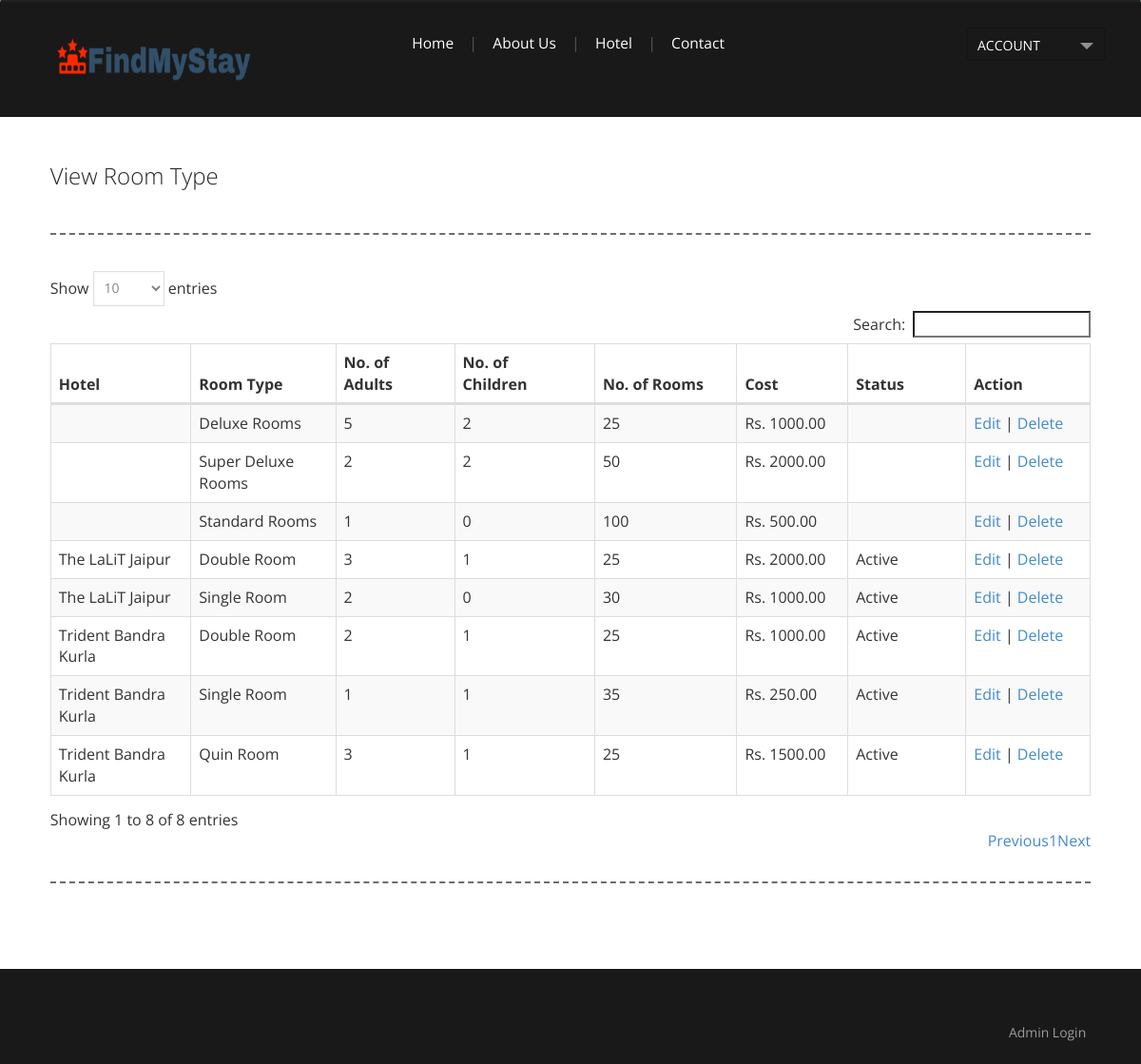
The page /viewroomtype.php on the database its author committed.
### tables this page shows
CREATE TABLE `room_type` (
  `room_typeid` int(10) NOT NULL,
  `hotel_id` int(10) NOT NULL,
  `room_type` varchar(25) NOT NULL,
  `max_adult` int(10) NOT NULL,
  `max_children` int(10) NOT NULL,
  `cost` float(10,2) NOT NULL,
  `no_of_room` int(11) NOT NULL,
  `status` varchar(10) NOT NULL
);

CREATE TABLE `hotel` (
  `hotel_id` int(10) NOT NULL,
  `location_id` int(10) NOT NULL,
  `hotel_name` varchar(100) NOT NULL,
  `hotel_type` varchar(20) NOT NULL COMMENT '1,2,3,4,5 star',
  `hotel_description` text NOT NULL,
  `hotel_address` text NOT NULL,
  `contactnumber` varchar(15) NOT NULL,
  `hotel_map` text NOT NULL,
  `hotel_pincode` varchar(10) NOT NULL,
  `hotel_policies` text NOT NULL,
  `status` varchar(10) NOT NULL
);

### viewroomtype.php (the view, shortened to what this page needs)
<?php
include("header.php");
?>
<div class="main_bg">
<div class="wrap">
	<div class="main">
		<div class="res_online">
			<h4>View Room Type</h4>
		</div>
			<div class="span_of_2">
				<table id="dataTables" class="table table-striped table-bordered" cellspacing="0" width="100%">
					<thead>
						<tr>
							<th>Hotel</th>
							<th>Room Type</th>
							<th>No. of <br>Adults</th>
							<th>No. of <br>Children</th>
							<th>No. of Rooms</th>
							<th>Cost</th>
							<th>Status</th>
							<th>Action</th>
						</tr>
					</thead>
					<tbody>
					<?php
					$sql = "SELECT * FROM room_type LEFT JOIN hotel ON room_type.hotel_id=hotel.hotel_id";
					$qsql = mysqli_query($con,$sql);
					while($rs = mysqli_fetch_array($qsql))
					{
						echo "<tr>
							<td>$rs[hotel_name]</td>
							<td>$rs[room_type]</td>
							<td>$rs[max_adult]</td>
							<td>$rs[max_children]</td>
							<td>$rs[no_of_room]</td>
							<td>Rs. $rs[cost]</td>
							<td>$rs[status]</td>
							<td> <a href='roomtype.php?editid=$rs[room_typeid]'>Edit</a> | <a href='viewroomtype.php?delid=$rs[room_typeid]' onclick='return confirmdelete()'>Delete</a></td>
						</tr>";
					}
					?>
					</tbody>
				</table>
			</div>
	</div>
</div>
</div>
<?php
include("datatable.php");
include("footer.php");
?>

### css/style.css (style rules this page uses)
html,body,div,span,applet,object,iframe,h1,h2,h3,h4,h5,h6,p,blockquote,pre,a,abbr,acronym,address,big,cite,code,del,dfn,em,img,ins,kbd,q,s,samp,small,strike,strong,sub,sup,tt,var,b,u,i,dl,dt,dd,ol,nav ul,nav li,fieldset,form,label,legend,caption,article,aside,canvas,details,embed,figure,figcaption,footer,header,hgroup,menu,nav,output,ruby,section,summary,time,mark,audio,video { margin:0;padding:0;border:0;font-size:100%;font:inherit;vertical-align:baseline; }
a { text-decoration:none; }
body { font-family: 'Open Sans', sans-serif; background:#ffffff; font-size: 100%; }
.wrap { margin:0 auto; width:80%; -moz-transition:all .2s linear; -webkit-transition:all .2s linear; -o-transition:all .2s linear; -ms-transition:all .2s linear; }
.main_bg { margin-top: -5px; background: #ffffff; }
.main { padding: 4% 2%; }
.res_online h4 { text-transform: capitalize; font-size: 1.5em; color: #252525; font-weight: 100; margin-bottom: 15px; }
.span_of_2 { padding: 4% 0; margin: 6% 0; border-bottom: 2px dashed rgb(109, 109, 109); border-top: 2px dashed rgb(109, 109, 109); }
@media only screen and (max-width: 1366px) { .wrap { width:95%; } }
@media only screen and (max-width: 1366px) { .span_of_2 { padding: 3% 0; margin: 4% 0; } }
@media only screen and (max-width: 1280px) { .wrap { width:95%; } }

### css/fwslider.css (style rules this page uses)
@media only screen and (max-width: 1366px) { .wrap { width:95%; } }

### rows shown on the page
room_type: room_type "Deluxe Rooms", max_adult "5", max_children "2", no_of_room "25", cost "1000.00"
room_type: room_type "Super Deluxe Rooms", max_adult "2", max_children "2", no_of_room "50", cost "2000.00"
room_type: room_type "Standard Rooms", max_adult "1", max_children "0", no_of_room "100", cost "500.00"
room_type: hotel.hotel_name "Trident Bandra Kurla", room_type "Double Room", max_adult "2", max_children "1", no_of_room "25", cost "1000.00", hotel.status "Active"
room_type: hotel.hotel_name "Trident Bandra Kurla", room_type "Single Room", max_adult "1", max_children "1", no_of_room "35", cost "250.00", hotel.status "Active"
room_type: hotel.hotel_name "Trident Bandra Kurla", room_type "Quin Room", max_adult "3", max_children "1", no_of_room "25", cost "1500.00", hotel.status "Active"
room_type: hotel.hotel_name "The LaLiT Jaipur", room_type "Double Room", max_adult "3", max_children "1", no_of_room "25", cost "2000.00", hotel.status "Active"
room_type: hotel.hotel_name "The LaLiT Jaipur", room_type "Single Room", max_adult "2", max_children "0", no_of_room "30", cost "1000.00", hotel.status "Active"
